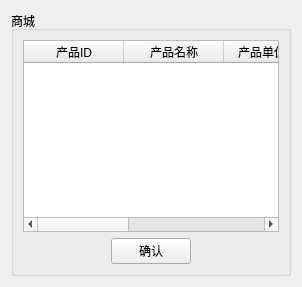
               <widget class="QWidget" name="page_shopping">
                <layout class="QHBoxLayout" name="horizontalLayout_2">
                 <item>
                  <widget class="QGroupBox" name="groupBox">
                   <property name="title">
                    <string>商城</string>
                   </property>
                   <layout class="QVBoxLayout" name="verticalLayout_3">
                    <item>
                     <widget class="QTableWidget" name="table2Kshopping">
                      <column>
                       <property name="text">
                        <string>产品ID</string>
                       </property>
                      </column>
                      <column>
                       <property name="text">
                        <string>产品名称</string>
                       </property>
                      </column>
                      <column>
                       <property name="text">
                        <string>产品单位数量</string>
                       </property>
                      </column>
                      <column>
                       <property name="text">
                        <string>产品单价</string>
                       </property>
                      </column>
                      <column>
                       <property name="text">
                        <string>购买数量</string>
                       </property>
                      </column>
                     </widget>
                    </item>
                    <item>
                     <layout class="QHBoxLayout" name="horizontalLayout_8">
                      <item>
                       <spacer name="horizontalSpacer_5">
                        <property name="orientation">
                         <enum>Qt::Horizontal</enum>
                        </property>
                        <property name="sizeHint" stdset="0">
                         <size>
                          <width>40</width>
                          <height>20</height>
                         </size>
                        </property>
                       </spacer>
                      </item>
                      <item>
                       <widget class="QPushButton" name="button2GSright">
                        <property name="text">
                         <string>确认</string>
                        </property>
                       </widget>
                      </item>
                      <item>
                       <spacer name="horizontalSpacer_6">
                        <property name="orientation">
                         <enum>Qt::Horizontal</enum>
                        </property>
                        <property name="sizeHint" stdset="0">
                         <size>
                          <width>40</width>
                          <height>20</height>
                         </size>
                        </property>
                       </spacer>
                      </item>
                     </layout>
                    </item>
                   </layout>
                  </widget>
                 </item>
                </layout>
               </widget>
